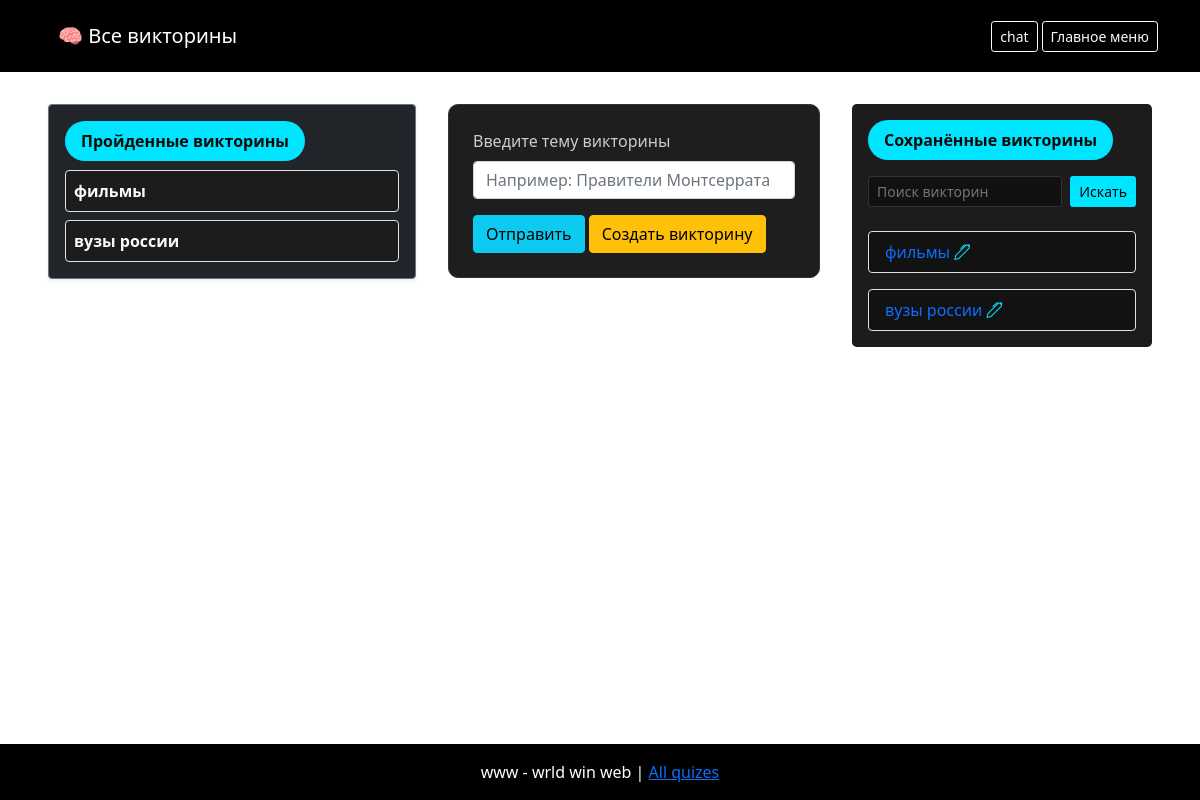
/quiz/ (signed in), run on an earlier commit of the app's database.
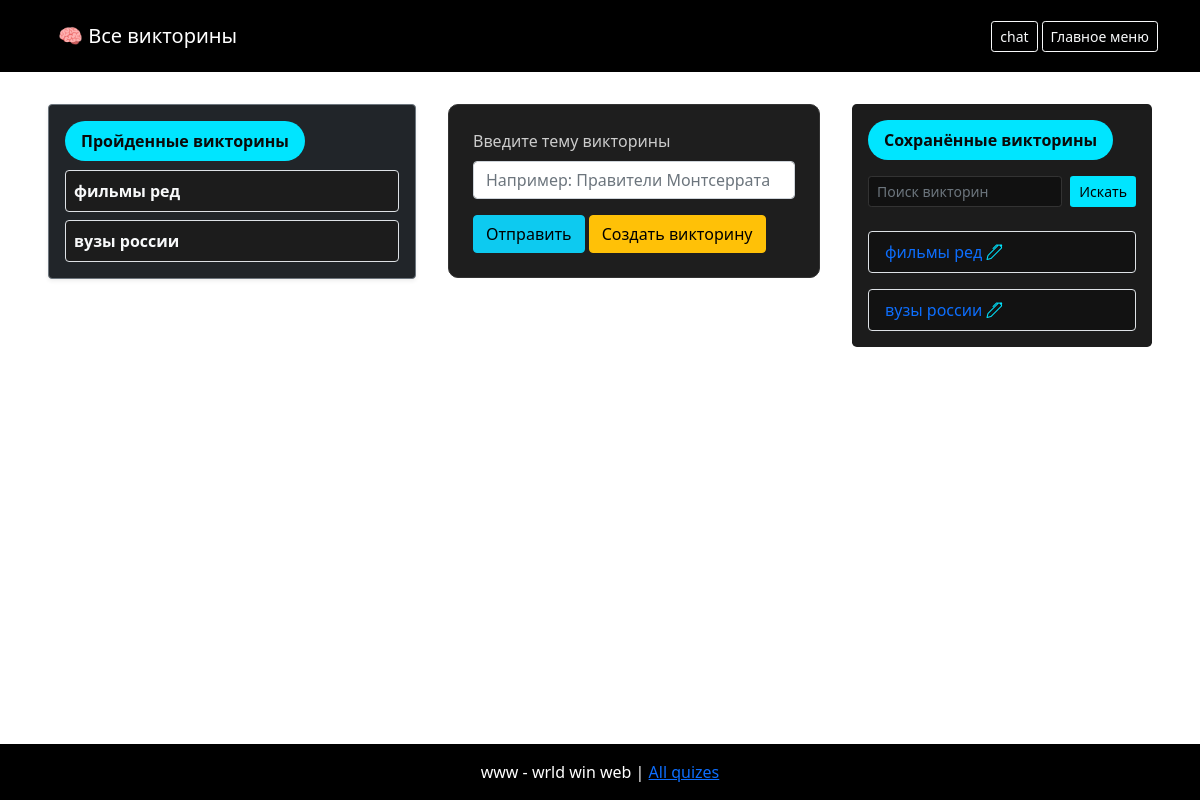
And on a later commit of the database.
### main_app/models.py (models this page shows)
class Stata(models.Model):
    user = models.ForeignKey(MyUser, on_delete=models.CASCADE)
    victorina = models.ForeignKey(Victorina, on_delete=models.CASCADE)
    date = models.DateTimeField(auto_now_add=True)
    result = models.IntegerField()
    def __str__(self):
        return f'{self.id}. {self.user.username} | {self.victorina.topic} {self.result} '

class Victorina(models.Model):
    topic = models.CharField(max_length=255)
    num_of_que = models.IntegerField()
    author = models.ForeignKey(MyUser, default=0, on_delete=models.CASCADE)
    users = models.ManyToManyField(MyUser, related_name='victorins', through='Stata')

### main_app/views.py (the view)
# urls.py: path("quiz/", quiz_view),
def quiz_view(request):
    query = request.GET.get("query")
    try:
        del request.session["id_quiz"]
        del request.session["number"]
        del request.session["i"]
        del request.session["questions"]
        del request.session["query"]
        del request.session["data_list"]
    except KeyError:
        pass
    if query:
        victorins = Victorina.objects.filter(topic__contains=query)
    else:
        victorins = Victorina.objects.all()
    user_stata = (
        Stata.objects
            .filter(user=request.user)
            .values('victorina', 'victorina__topic')   # группируем по викторине
            .annotate(best_result=Max('result'))       # максимум внутри группы
            .order_by('victorina')
        )
    best_score = Stata.objects.filter(user=request.user, victorina=OuterRef('victorina')).order_by('-result').values('id')[:1]
    user_stata = Stata.objects.filter(user=request.user).filter(id=Subquery(best_score))
    print(user_stata)
    context = {"victorins": victorins, "query": query, "user_stata": user_stata}
    return render(request, "main_app/all_quizes.html", context)

### main_app/templates/main_app/all_quizes.html (shortened to what this page needs)
{% extends "main_app/base.html" %}
{% load static %}
{% block css %}
        <link rel="stylesheet" href="{% static 'css/all_quizes.css' %}">
{% endblock css %}
{% block name %}
<div class="container d-flex justify-content-between align-items-center bg-dark-100 text-white py-2 px-3">
  <div>
    🧠 Все викторины
  </div>
</div>
{% endblock name %}
{% block content %}
    <div class="col-12 col-md-6 col-lg-4">
  <div class="card bg-dark text-light border-secondary shadow-sm">
    <div class="card-body">
      <div class="px-3 py-2 rounded-pill" style="background-color: #00e5ff; color: #0a0a0a; display: inline-block; font-weight: 600; margin-bottom: 1ex;">
        Пройденные викторины
    </div>
      <div class="d-flex flex-column gap-2">
        {% for victorina in user_stata %}
          <div class="p-2 border rounded text-light" style="background-color: #1c1c1c; border-color: #444;">
            <strong>{{ victorina.victorina.topic }}</strong>
          </div>
        {% endfor %}
      </div>
    </div>
  </div>
</div>
    <div class="left-panel">
      <div class="form-block">
        <form action="/gpt_proc" method="get" id="gpt_proc">
          <div class="mb-3">
            <label for="query" class="form-label">Введите тему викторины</label>
            <input type="text" id="search" name="query" class="form-control" placeholder="Например: Правители Монтсеррата">
          </div>
          <div>
            <button type="submit" class="btn btn-info" id="search-btn">Отправить</button>
            <a href="/create_quiz" class="btn btn-warning">Создать викторину</a>
          </div>
        </form>
      </div>
    </div>
    <div class="right-panel">
  <div class="p-3 rounded-3" style="background-color: #1c1c1c;">
    <div class="px-3 py-2 rounded-pill mb-3" style="background-color: #00e5ff; color: #0a0a0a; display: inline-block; font-weight: 600;">
      Сохранённые викторины
    </div>
    <form action="" method="get" class="d-flex gap-2 mb-3">
      <input type="text" name="query" id="query" class="form-control form-control-sm" placeholder="Поиск викторин"
             style="background-color: #111; border: 1px solid #333; color: #fff;">
      <input type="submit" value="Искать" class="btn btn-sm" style="background-color: #00e5ff; color: #000;">
    </form>
    <div class="d-flex flex-column gap-2">
      {% for victorina in victorins %}
        <a href="/quiz/{{ victorina.id }}" class="text-decoration-none">
          <div class="px-3 py-2 border rounded text-white"
               style="background-color: #121212; border-color: #333;">
            <div style="color: red;">{{ victorina.topic }} <a style="color: #00e5ff;" href="/quiz/edit/{{ victorina.id }}"> <i class="bi bi-pen"></i></a></div>
          </div>
        </a>
      {% empty %}
        <p class="text-muted fst-italic">404 — ниче нет</p>
      {% endfor %}
    </div>
  </div>
</div>
{% endblock content %}

What changed in the data, as far as the page shows it:
changed through a linked row, Stata: victorina.topic "фильмы" → "фильмы ред"
changed Victorina: topic "фильмы" → "фильмы ред"
